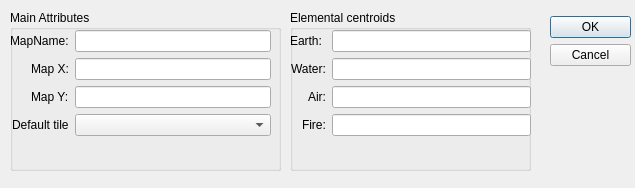
<?xml version="1.0" encoding="UTF-8"?>
<ui version="4.0">
 <class>NewMapDlg</class>
 <widget class="QDialog" name="NewMapDlg">
  <property name="windowModality">
   <enum>Qt::ApplicationModal</enum>
  </property>
  <property name="geometry">
   <rect>
    <x>0</x>
    <y>0</y>
    <width>635</width>
    <height>188</height>
   </rect>
  </property>
  <property name="windowTitle">
   <string>NewMapDlg</string>
  </property>
  <property name="modal">
   <bool>true</bool>
  </property>
  <widget class="QDialogButtonBox" name="buttonBox">
   <property name="geometry">
    <rect>
     <x>550</x>
     <y>10</y>
     <width>81</width>
     <height>61</height>
    </rect>
   </property>
   <property name="orientation">
    <enum>Qt::Vertical</enum>
   </property>
   <property name="standardButtons">
    <set>QDialogButtonBox::Cancel|QDialogButtonBox::Ok</set>
   </property>
   <property name="centerButtons">
    <bool>true</bool>
   </property>
  </widget>
  <widget class="QGroupBox" name="groupBox">
   <property name="geometry">
    <rect>
     <x>10</x>
     <y>10</y>
     <width>271</width>
     <height>161</height>
    </rect>
   </property>
   <property name="autoFillBackground">
    <bool>true</bool>
   </property>
   <property name="title">
    <string>Main Attributes</string>
   </property>
   <property name="flat">
    <bool>false</bool>
   </property>
   <widget class="QWidget" name="formLayoutWidget">
    <property name="geometry">
     <rect>
      <x>0</x>
      <y>20</y>
      <width>261</width>
      <height>134</height>
     </rect>
    </property>
    <layout class="QFormLayout" name="formLayout">
     <property name="labelAlignment">
      <set>Qt::AlignRight|Qt::AlignTrailing|Qt::AlignVCenter</set>
     </property>
     <item row="1" column="0">
      <widget class="QLabel" name="label">
       <property name="text">
        <string>MapName:</string>
       </property>
      </widget>
     </item>
     <item row="2" column="0">
      <widget class="QLabel" name="label_2">
       <property name="text">
        <string>Map X:</string>
       </property>
      </widget>
     </item>
     <item row="3" column="0">
      <widget class="QLabel" name="label_5">
       <property name="text">
        <string>Map Y:</string>
       </property>
      </widget>
     </item>
     <item row="1" column="1">
      <widget class="QLineEdit" name="leName"/>
     </item>
     <item row="2" column="1">
      <widget class="QLineEdit" name="leMapX"/>
     </item>
     <item row="3" column="1">
      <widget class="QLineEdit" name="leMapY"/>
     </item>
     <item row="4" column="0">
      <widget class="QLabel" name="label_8">
       <property name="text">
        <string>Default tile</string>
       </property>
      </widget>
     </item>
     <item row="4" column="1">
      <widget class="QComboBox" name="cbDefaultTile"/>
     </item>
    </layout>
   </widget>
  </widget>
  <widget class="QGroupBox" name="groupBox_2">
   <property name="geometry">
    <rect>
     <x>290</x>
     <y>10</y>
     <width>241</width>
     <height>161</height>
    </rect>
   </property>
   <property name="autoFillBackground">
    <bool>true</bool>
   </property>
   <property name="title">
    <string>Elemental centroids</string>
   </property>
   <property name="checkable">
    <bool>false</bool>
   </property>
   <widget class="QWidget" name="formLayoutWidget_2">
    <property name="geometry">
     <rect>
      <x>0</x>
      <y>20</y>
      <width>241</width>
      <height>131</height>
     </rect>
    </property>
    <layout class="QFormLayout" name="formLayout_2">
     <property name="labelAlignment">
      <set>Qt::AlignRight|Qt::AlignTrailing|Qt::AlignVCenter</set>
     </property>
     <item row="0" column="0">
      <widget class="QLabel" name="label_3">
       <property name="text">
        <string>Earth: </string>
       </property>
      </widget>
     </item>
     <item row="1" column="0">
      <widget class="QLabel" name="label_4">
       <property name="text">
        <string>Water:</string>
       </property>
      </widget>
     </item>
     <item row="2" column="0">
      <widget class="QLabel" name="label_6">
       <property name="text">
        <string>Air:</string>
       </property>
      </widget>
     </item>
     <item row="3" column="0">
      <widget class="QLabel" name="label_7">
       <property name="text">
        <string>Fire:</string>
       </property>
      </widget>
     </item>
     <item row="0" column="1">
      <widget class="QLineEdit" name="leEarth"/>
     </item>
     <item row="1" column="1">
      <widget class="QLineEdit" name="leWater"/>
     </item>
     <item row="2" column="1">
      <widget class="QLineEdit" name="leAir"/>
     </item>
     <item row="3" column="1">
      <widget class="QLineEdit" name="leFire"/>
     </item>
    </layout>
   </widget>
  </widget>
 </widget>
 <resources/>
 <connections>
  <connection>
   <sender>buttonBox</sender>
   <signal>accepted()</signal>
   <receiver>NewMapDlg</receiver>
   <slot>accept()</slot>
   <hints>
    <hint type="sourcelabel">
     <x>248</x>
     <y>254</y>
    </hint>
    <hint type="destinationlabel">
     <x>157</x>
     <y>274</y>
    </hint>
   </hints>
  </connection>
  <connection>
   <sender>buttonBox</sender>
   <signal>rejected()</signal>
   <receiver>NewMapDlg</receiver>
   <slot>reject()</slot>
   <hints>
    <hint type="sourcelabel">
     <x>316</x>
     <y>260</y>
    </hint>
    <hint type="destinationlabel">
     <x>286</x>
     <y>274</y>
    </hint>
   </hints>
  </connection>
 </connections>
</ui>
